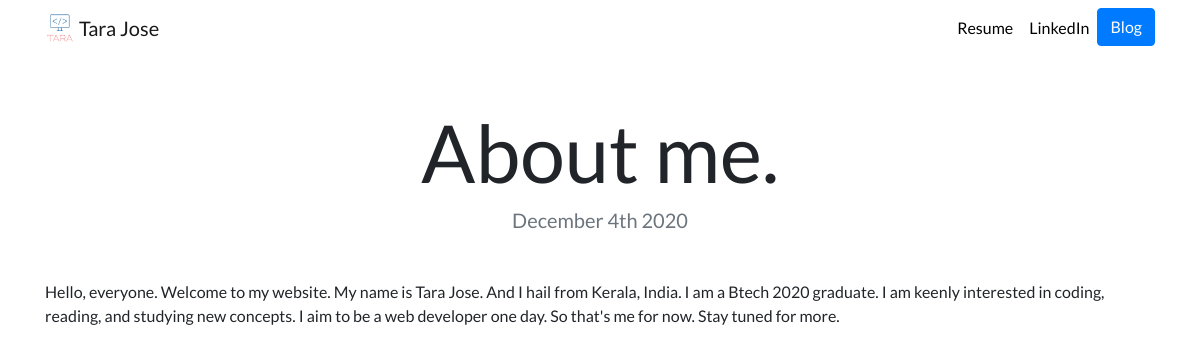
Page /blog/1/ on the committed database.
### blog/models.py (models this page shows, shortened)
class Blog(models.Model):
    title = models.CharField(max_length=200)
    description = models.TextField()
    date = models.DateField()

### blog/views.py (the view)
# urls.py: path('<int:blog_id>/', views.detail, name = 'detail'),
def detail(request, blog_id):
    blog  = get_object_or_404(Blog, pk=blog_id)
    return render(request, 'blog/detail.html',{'blog':blog})

### blog/templates/blog/detail.html
{% extends "portfolio/base.html" %}
{% load static %}
{% block content %}
<h1 class="text-center mt-5" id="blogdetailtitle">{{ blog.title }}</h1>
<h5 class="text-center text-muted mb-5">{{ blog.date|date:'F jS Y' }}</h5>
{{ blog.description|safe }}
{% endblock %}

### portfolio/static/portfolio/custom.css (style rules this page uses)
body { font-family: 'Lato', sans-serif; }
@media (min-width: 992px) { #blogdetailtitle { font-size: 5rem; } }

### rows in the picture
Blog: title "About me.", date "December 4th 2020", description "Hello, everyone. Welcome to my website. My name is Tara Jose. And I hail from Kerala, India. I am a Btech 2020 graduate. I am keenly interested in coding, reading, and studying new concepts. I aim to be a web developer one day. So that's me for now. Stay tuned for more."
